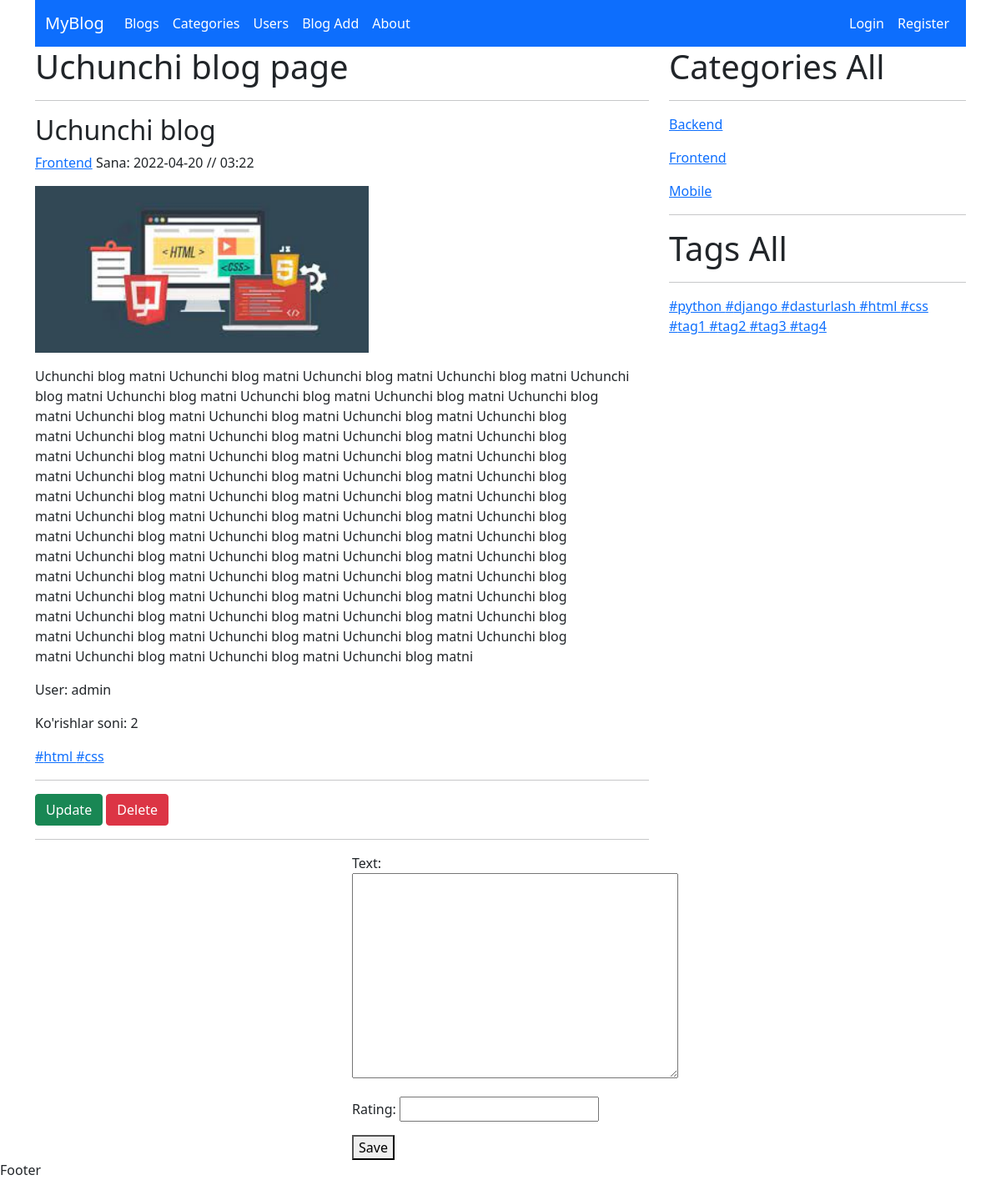
Screenshot of /blog/uchunchi-blog with the database file from the repository.
### blog/models.py (models this page shows, shortened)
class Blog(models.Model):
    title = models.CharField(max_length=200)
    slug = models.SlugField(max_length=200, unique=True)
    description = RichTextField()
    image = models.ImageField(upload_to='blog/')
    created = models.DateTimeField(auto_now_add=True)
    updated = models.DateTimeField(auto_now=True)
    views = models.PositiveBigIntegerField(default=0)
    category = models.ForeignKey(Category,
                                 on_delete=models.SET_NULL,
                                 null=True,
                                 related_name='blog')
    user = models.ForeignKey(UserProfile, on_delete=models.SET_NULL, null=True)
    tags = models.ManyToManyField(Tag)

class Category(models.Model):
    name = models.CharField(max_length=100)
    slug = models.SlugField(max_length=100, unique=True)
    image = models.ImageField(upload_to='category/')
    description = RichTextField()
    user = models.ManyToManyField(UserProfile)

class Tag(models.Model):
    name = models.CharField(max_length=100)
    slug = models.SlugField(max_length=100, unique=True)

### user/models.py (models this page shows, shortened)
class UserProfile(AbstractUser):
    username = models.CharField(max_length=50, unique=True,
                                help_text="50 ta belgidan kup bulmasin"
                                )
    image = models.ImageField(upload_to='user/', null=True, blank=True)
    bio = models.CharField(max_length=200, null=True, blank=True)
    birthday = models.DateField(null=True, blank=True)
    address = models.CharField(max_length=200, null=True, blank=True)
    phone_number = models.CharField(max_length=13, null=True, blank=True)
    USERNAME_FIELD = "username"

### blog/views.py (the view, shortened to what this page needs)
# urls.py: path('blog/<slug:slug>', BlogDetail.as_view(), name='blog'),
class BlogDetail(BasicView, View):
    def get(self, request, slug):
        context = {}
        blog = Blog.objects.get(slug=slug)
        context['blog'] = blog
        context['categories'] = self.category()
        context['tags'] = self.tag()
        context['form'] = CommentForm()
        blog.views += 1
        blog.save()
        return render(request, 'blog_detail.html', context)

### blog/forms.py
class CommentForm(forms.ModelForm):
    class Meta:
        model = Comment
        fields = ['text', 'rating']

### blog/views.py (called while the page is built)
    def category(self):
        categories = Category.objects.all()
        return categories

    def tag(self):
        tags = Tag.objects.all()
        return tags

### templates/blog_detail.html (shortened to what this page needs)
{% extends 'base.html' %}
{% block content %}
    <h1>{{ blog.title }} page</h1>
    <hr>
    <h2>{{ blog.title }}</h2>
    <p><a href="#">{{ blog.category.name }}</a>
        Sana: {{ blog.created | date:'Y-m-d // h:i' }}</p>
    <img style="width: 400px;" src="{{ blog.image.url }}" alt="Bu rasm">
    <p>{{ blog.description|safe }}</p>
    <p>User: {{ blog.user.username }}</p>
    <p>Ko'rishlar soni: {{ blog.views }}</p>
    {% for tag in blog.tags.all %}
        <a href="{% url 'tag_blog' tag.slug %}">#{{ tag.name }} </a>
    {% endfor %}
    <hr>
    <a href="{% url 'update' blog.slug %}" class="btn btn-success">Update</a>
    <a href="{% url 'delete' blog.id %}" class="btn btn-danger">Delete</a>
    <hr>
    <div class="row">
        <div class="product col-lg-6">
        </div>
        <div class="col-lg-6">
            <form method="post">
                {{ form.as_p }}
                <button type="submit">Save</button>
            </form>
        </div>
    </div>
{% endblock %}

### templates/base.html (shortened to what this page needs)
<!DOCTYPE html>
<html lang="en">
<head>
    {% load static %}
    <link rel="stylesheet" href="{% static 'css/bootstrap.css' %}">
</head>
<body>
<div class="container">
    {% include 'header.html' %}
    <div class="row">
        <div class="col-lg-8">
            {% block content %}
            {% endblock %}
        </div>
        <div class="col-lg-4">
            <h1>Categories All</h1>
            <hr>
            {% for c in categories %}
                <p><a href="{% url 'category_blog' c.slug %}">{{ c.name }}</a></p>
            {% endfor %}
            <hr>
            <h1>Tags All</h1>
            <hr>
            {% for tag in tags %}
                <a href="{% url 'tag_blog' tag.slug %}">#{{ tag.name }} </a>
            {% endfor %}
        </div>
    </div>
</div>
<footer>
    Footer
</footer>
</body>
</html>

### rows the page displays
Blog: title "Uchunchi blog", category.name "Frontend", created "2022-04-20 // 03:22", image (picture), description "Uchunchi blog matni Uchunchi blog matni Uchunchi blog matni Uchunchi blog matni Uchunchi blog matni Uchunchi blog matni Uchunchi blog matni Uchunchi blog matni Uchunchi blog matni Uchunchi blog matni Uchunchi blog matni Uchunchi blog matni Uchunchi blog matni Uchunchi blog matni Uchunchi blog matni Uchunchi blog matni Uchunchi blog matni Uchunchi blog matni Uchunchi blog matni Uchunchi blog matni Uchunchi blog matni Uchunchi blog matni Uchunchi blog matni Uchunchi blog matni Uchunchi blog matni Uchunchi blog matni Uchunchi blog matni Uchunchi blog matni Uchunchi blog matni Uchunchi blog matni Uchunchi blog matni Uchunchi blog matni Uchunchi blog matni Uchunchi blog matni Uchunchi blog matni…", user.username "admin", views "2"
Tag: name "html"
Tag: name "css"
Category: name "Backend"
Category: name "Frontend"
Category: name "Mobile"
Tag: name "python"
Tag: name "django"
Tag: name "dasturlash"
Tag: name "tag1"
Tag: name "tag2"
Tag: name "tag3"
Tag: name "tag4"
